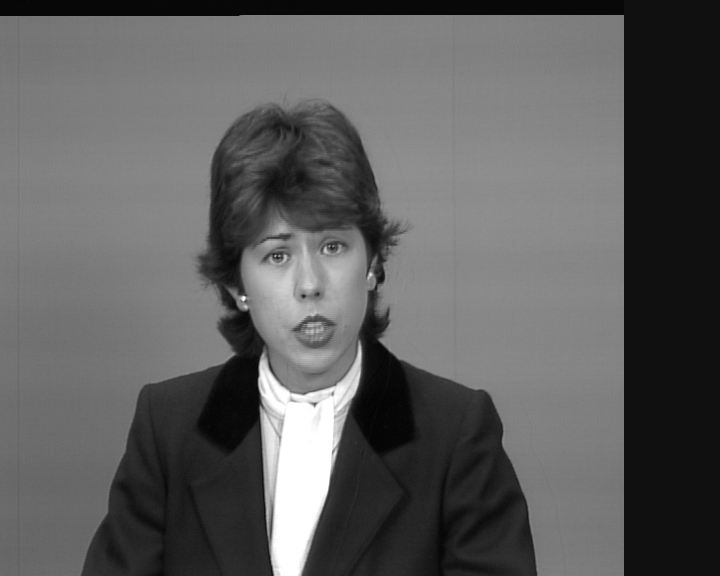
%> input picture speech_recognition/miscellaneous_matlab/DSP_Lab/Exp 3/claire.tiff, 720 x 576 px
$ octave magnoise.m   (GNU Octave 9; MATLAB toolbox functions it lacks are replaced by stand-ins)
%> lines starting %> are read from the running program, lines starting %| are printed output that depends on the picture
image = imread('claire.tiff');
%> image is the input picture: size 576x720 uint8; min 1, max 255, mean 93.4
clairefft = fft2(image);
totalmag = zeros(288,360);
mag_noise1 = randn(288,360);

mag_noise2 = flipud(mag_noise1);
mag_noise3 = fliplr(mag_noise2);
mag_noise4 = fliplr(mag_noise1);
newmag1 = cat(1,mag_noise1, mag_noise2);
newmag2 = cat(1,mag_noise4, mag_noise3);
totalmag = cat(2,newmag2, newmag1);

phase_claire = cast(angle(clairefft), 'double');
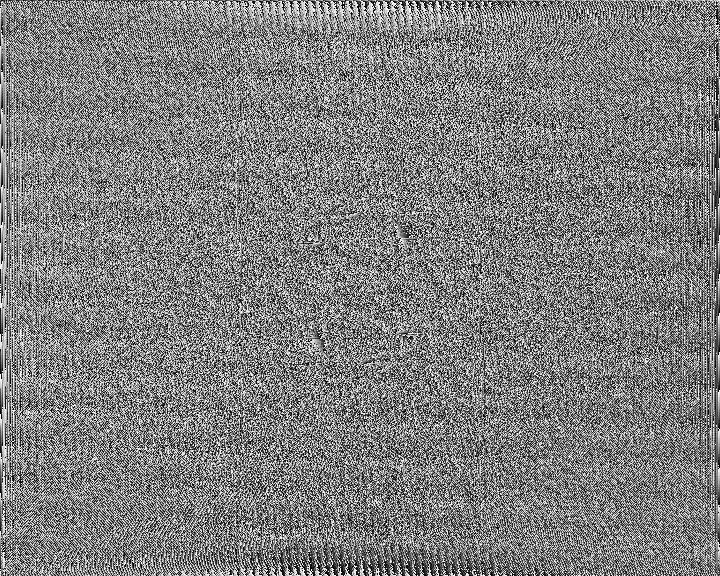
%> phase_claire: size 576x720 double; min -3.14, max 3.14, mean 1.52e-05; drawn with min black and max white
newfft = abs(totalmag).*exp(i*phase_claire);

newimage = ifft2(newfft);

imagesc(abs(newimage));
colormap(gray);
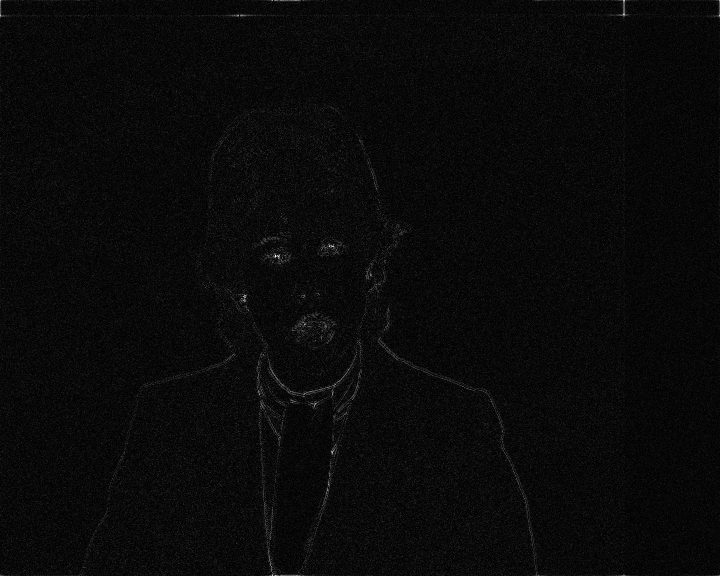
%> displayed picture: size 576x720x3, on the screen's scale of 0 to 255; min 0, max 255, mean 9.7
